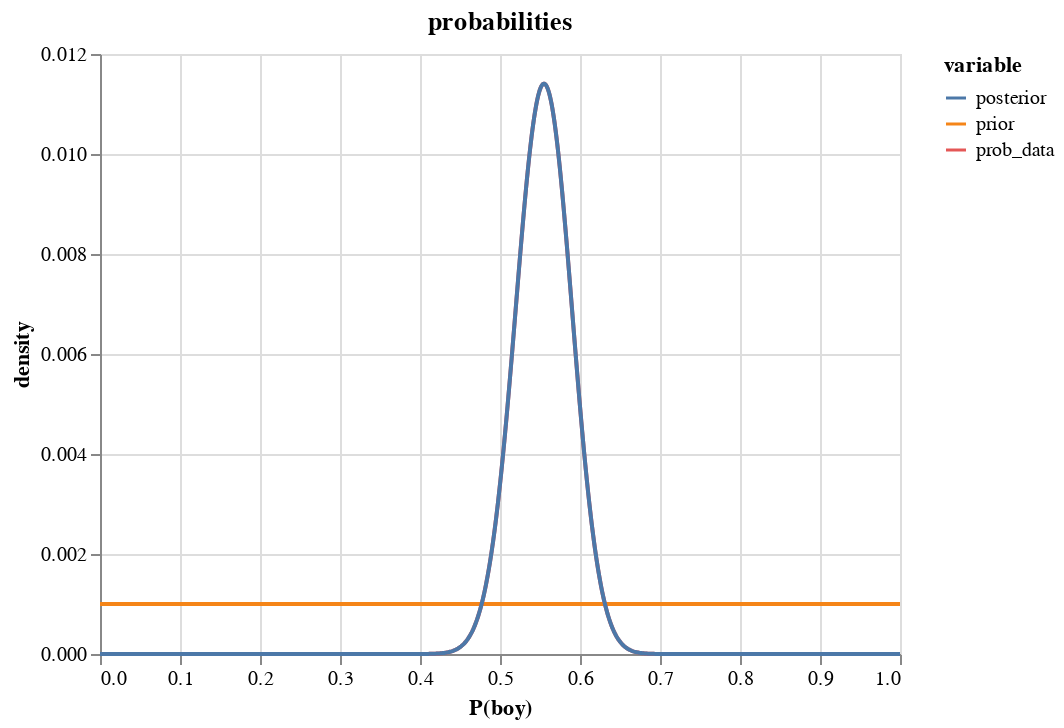

Notebook cell for this chart:
### Code cell
# data source for plotting
tmp_df = pd.DataFrame(
    {
        "p_grid": p_grid,
        "prior": prior,
        "prob_data": data_prob,
        "posterior": posterior,
    }
)

# convert wide df to tall, keep `p_grid` column
tmp_df = tmp_df.melt("p_grid", value_name="density")

alt.Chart(tmp_df, title="probabilities").mark_line().encode(
    alt.X("p_grid", title="P(boy)"),
    y="density",
    color="variable",
)

### Figure 1 — Vega-Lite specification as saved in the notebook (floating-point values rounded to 4 significant figures; data arrays with more than 128 entries replaced by an {"elided": "..."} marker saying what was removed)
{"$schema": "https://vega.github.io/schema/vega-lite/v4.17.0.json", "config": {"view": {"continuousHeight": 300, "continuousWidth": 400}}, "data": {"name": "data-468f043beb3d6ade9072d5bf32d0dd3e"}, "datasets": {"data-468f043beb3d6ade9072d5bf32d0dd3e": {"elided": "3000 records"}}, "encoding": {"color": {"field": "variable", "type": "nominal"}, "x": {"field": "p_grid", "title": "P(boy)", "type": "quantitative"}, "y": {"field": "density", "type": "quantitative"}}, "mark": "line", "title": "probabilities"}
